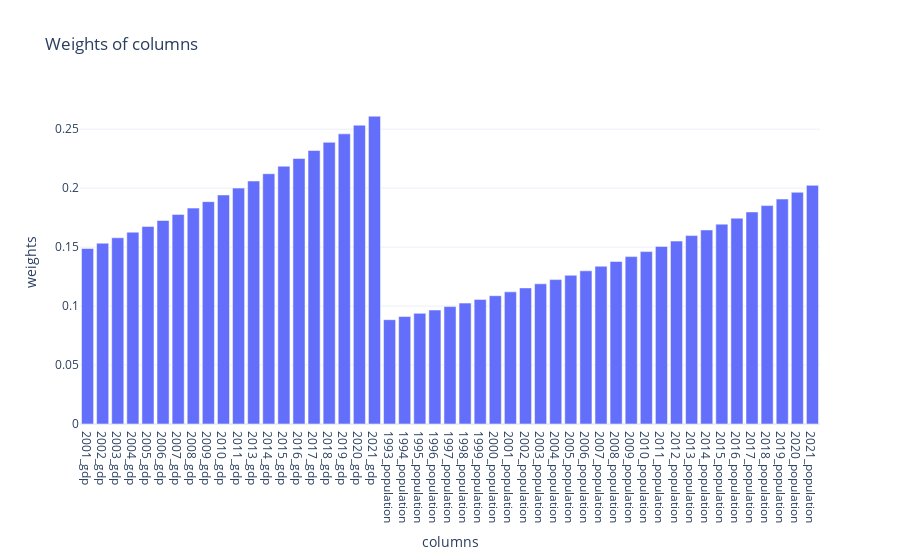

The notebook cell saved with this chart:
### Markdown cell above
#### Use case: similarity of outcome and other features with a lag

### Code cell
f  = FipsQuery(20003, outcome_var = "gdp",
               feature_groups= ["population"],
               weights= {"population":4}, 
               lag = 2, top =5, time_decay = 1.03)
f.find_euclidean_kins()
display(f.weigth_plot.show())

### Figure 1 — Plotly figure (JSON) as saved in the notebook; plotly's stock layout.template omitted (floating-point values rounded to 4 significant figures)
{"data": [{"type": "bar", "x": ["2001_gdp", "2002_gdp", "2003_gdp", "2004_gdp", "2005_gdp", "2006_gdp", "2007_gdp", "2008_gdp", "2009_gdp", "2010_gdp", "2011_gdp", "2013_gdp", "2014_gdp", "2015_gdp", "2016_gdp", "2017_gdp", "2018_gdp", "2019_gdp", "2020_gdp", "2021_gdp", "1993_population", "1994_population", "1995_population", "1996_population", "1997_population", "1998_population", "1999_population", "2000_population", "2001_population", "2002_population", "2003_population", "2004_population", "2005_population", "2006_population", "2007_population", "2008_population", "2009_population", "2010_population", "2011_population", "2012_population", "2013_population", "2014_population", "2015_population", "2016_population", "2017_population", "2018_population", "2019_population", "2020_population", "2021_population"], "y": [0.1489, 0.1533, 0.1579, 0.1627, 0.1675, 0.1726, 0.1778, 0.1831, 0.1886, 0.1942, 0.2001, 0.2061, 0.2122, 0.2186, 0.2252, 0.2319, 0.2389, 0.246, 0.2534, 0.261, 0.08846, 0.09111, 0.09385, 0.09666, 0.09956, 0.1025, 0.1056, 0.1088, 0.1121, 0.1154, 0.1189, 0.1224, 0.1261, 0.1299, 0.1338, 0.1378, 0.142, 0.1462, 0.1506, 0.1551, 0.1598, 0.1646, 0.1695, 0.1746, 0.1798, 0.1852, 0.1908, 0.1965, 0.2024]}], "layout": {"title": {"text": "Weights of columns"}, "xaxis": {"title": {"text": "columns"}}, "yaxis": {"title": {"text": "weights"}}}}
